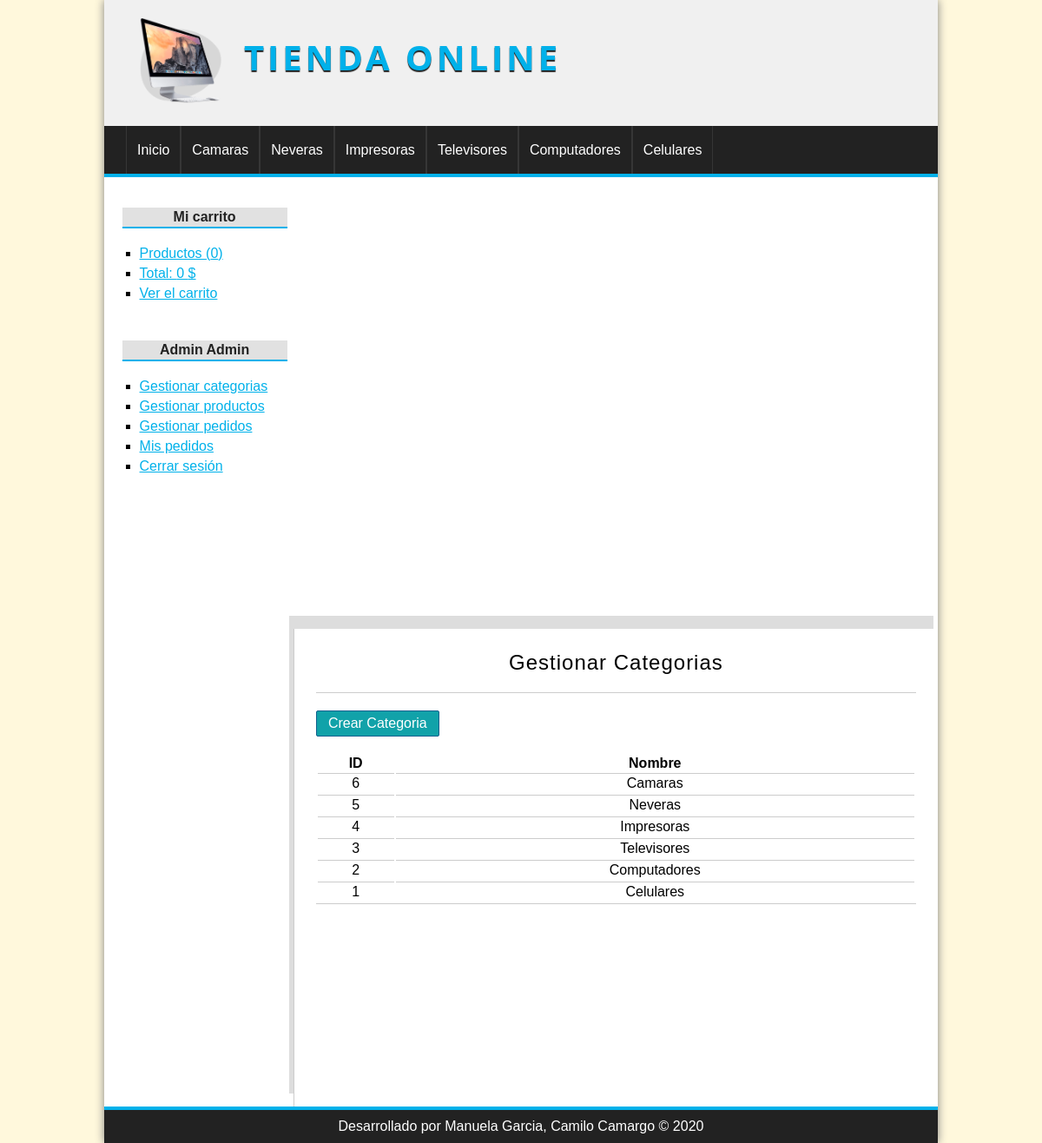
Screenshot of /proyecto-php-poo/categoria/index (signed in) with the database file from the repository.
### tables this page shows
CREATE TABLE `categorias` (
  `id` int(255) NOT NULL,
  `nombre` varchar(100) NOT NULL
);

### proyecto-php-poo/config/db.php (called while the page is built)
<?php
class Database{
    public static function connect(){
        $db= new mysqli('localhost', 'root', '', 'tienda_master');
        $db->query("SET NAMES 'utf8'");
        return $db;
    }
}

### proyecto-php-poo/helpers/utils.php (called while the page is built, shortened)
<?php
class Utils
{
    public static  function showCategorias(){
        require_once 'models/categoria.php';
        $categoria = new Categoria();
        $categorias= $categoria->getAll();
        return $categorias;
    }
}

### proyecto-php-poo/models/categoria.php (called while the page is built, shortened)
<?php
class Categoria
{
    private $db;
    public function __construct()
    {
        $this->db = Database::connect();
    }
    public function getAll(){
      $categorias = $this->db->query("SELECT * FROM categorias ORDER BY id desc ;");
      return $categorias;
    }
}

### proyecto-php-poo/controllers/CategoriaController.php (called while the page is built, shortened)
<?php
require_once 'models/categoria.php';
class CategoriaController
{
    public function index()
    {
        $categoria = new Categoria();
        $categorias= $categoria->getAll();
       require_once 'views/categoria/index.php';
    }
}

### proyecto-php-poo/views/categoria/index.php (the view)
<h1>Gestionar Categorias</h1>
<a  href="<?=base_url?>categoria/crear" class="button button-smail">Crear Categoria</a>
<table>
    <tr>
        <th>ID</th>
        <th>Nombre</th>
    </tr>
    <?php while ($cat = $categorias->fetch_object()): ?>
        <tr>
            <td><?=$cat->id;?></td>
            <td><?=$cat->nombre;?></td>
        </tr>
    <?php endwhile; ?>
</table>

### proyecto-php-poo/views/layout/header.php (shortened to what this page needs)
<!DOCTYPE html>
<html lang="es">
<head>
    <link rel="stylesheet" href="<?= base_url ?>assets/css/styles.css">
</head>
<body>
    <div id="container">
        <header id="header">
            <div id="logo">
                <img src="<?= base_url ?>assets/img/logo.png" alt=" camiseta logo">
                <a href="<?=base_url?>">
                    Tienda Online
                </a>
            </div>
        </header>
        <?php $categorias = Utils::showCategorias(); ?>
        <nav id="menu">
            <ul>
                <li>
                    <a href="<?=base_url?>">Inicio</a>
                </li>
                <?php while ($cat = $categorias->fetch_object()): ?>
                    <li>
                        <a href="<?=base_url?>categoria/ver&id=<?=$cat->id?>"><?=$cat->nombre?></a>
                    </li>
                <?php endwhile; ?>
            </ul>
        </nav>
        <div id="content">

### proyecto-php-poo/assets/css/styles.css (style rules this page uses)
* { padding:0px; margin: 0px; font-family: sans-serif, Helvetica, Arial; }
body { background: cornsilk ; }
a { color: #01b1ea; }
table { text-align: center; width:100%; border-bottom: 1px solid #ccc; }
td { border-top: 1px solid #ccc; padding: 2px; }
#container { width: 80%; margin: 0px auto; box-shadow: 0px 0px 10px gray ; background: white; }
#header { height: 145px; background: #f0f0f0; }
#logo { padding: 20px; margin-left: 20px; float: left; }
#logo img { float: left; height: 100px; }
#logo a { float: left; font-size: 40px; letter-spacing: 4px; font-family: 'Open Sans', Arial, Helvetica, sans-serif; text-transform: uppercase; color: #01B1EA; font-weight: bold; text-decoration: none; margin-top: 18px; margin-left: 25px; text-shadow: 0px 2px 1px #222222; transition: all 300ms; }
#menu { clear: both; background: #222; color:white; height: 55px; border-bottom: 4px solid #01B1EA ; }
#menu ul { list-style: none; text-decoration: none; margin: 0px auto; margin-left: 25px; }
#menu ul li { line-height: 55px; float: left; border-right: 1px solid #363636; }
#menu a { display: block; color: white; text-decoration: none; padding-left: 12px; padding-right:12px ; transition: all 300ms; }
#menu a:first-child { border-left: 1px solid #363636; }
#content { margin:0px auto; overflow: hidden; background: white; }
input[ type="button"], input[ type="submit"], button, .button { display: block; border-radius: 2px; width: auto; padding: 5px; padding-left: 10px; padding-right: 10px; color: white; background: #2979cd; border: 1px solid #11608E; cursor: pointer; }
.button { background: #11a2a9; color: white !important; text-decoration: none; }
.button-smail { width: 120px ; text-align: center; margin-bottom: 20px; }
#central h1 { font-size: 24px; font-weight: normal; letter-spacing: 1px; text-align: center; border-bottom: 1px solid #ccc; margin-bottom: 20px; padding: 20px; padding-top: 0px; }

### rows the page displays
categorias: nombre "Camaras", id "6"
categorias: nombre "Neveras", id "5"
categorias: nombre "Impresoras", id "4"
categorias: nombre "Televisores", id "3"
categorias: nombre "Computadores", id "2"
categorias: nombre "Celulares", id "1"

### other values shown
$stats['count'] "0"
$stats['total'] "0"
$_SESSION['identify']->nombre "Admin"
$_SESSION['identify']->apellidos "Admin"
